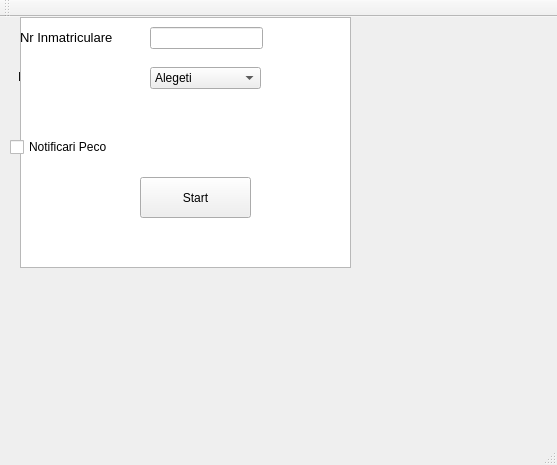
<?xml version="1.0" encoding="UTF-8"?>
<ui version="4.0">
 <class>MainWindow</class>
 <widget class="QMainWindow" name="MainWindow">
  <property name="geometry">
   <rect>
    <x>0</x>
    <y>0</y>
    <width>557</width>
    <height>465</height>
   </rect>
  </property>
  <property name="windowTitle">
   <string>MainWindow</string>
  </property>
  <widget class="QWidget" name="centralWidget">
   <widget class="QLabel" name="label_3">
    <property name="geometry">
     <rect>
      <x>20</x>
      <y>90</y>
      <width>111</width>
      <height>21</height>
     </rect>
    </property>
    <property name="text">
     <string>&lt;html&gt;&lt;head/&gt;&lt;body&gt;&lt;p&gt;&lt;span style=&quot; font-size:10pt;&quot;&gt;Destinatie&lt;/span&gt;&lt;/p&gt;&lt;/body&gt;&lt;/html&gt;</string>
    </property>
   </widget>
   <widget class="QComboBox" name="Destinatie">
    <property name="geometry">
     <rect>
      <x>150</x>
      <y>90</y>
      <width>111</width>
      <height>22</height>
     </rect>
    </property>
    <item>
     <property name="text">
      <string>Alegeti</string>
     </property>
    </item>
    <item>
     <property name="text">
      <string>Strada Codrescu</string>
     </property>
    </item>
   </widget>
   <widget class="QLabel" name="label_2">
    <property name="geometry">
     <rect>
      <x>18</x>
      <y>50</y>
      <width>111</width>
      <height>20</height>
     </rect>
    </property>
    <property name="text">
     <string>&lt;html&gt;&lt;head/&gt;&lt;body&gt;&lt;p&gt;&lt;span style=&quot; font-size:10pt;&quot;&gt;Plecare&lt;/span&gt;&lt;/p&gt;&lt;/body&gt;&lt;/html&gt;</string>
    </property>
   </widget>
   <widget class="QTextEdit" name="Ecran">
    <property name="enabled">
     <bool>true</bool>
    </property>
    <property name="geometry">
     <rect>
      <x>20</x>
      <y>0</y>
      <width>331</width>
      <height>251</height>
     </rect>
    </property>
    <property name="readOnly">
     <bool>true</bool>
    </property>
   </widget>
   <widget class="QComboBox" name="Plecare">
    <property name="geometry">
     <rect>
      <x>150</x>
      <y>50</y>
      <width>111</width>
      <height>22</height>
     </rect>
    </property>
    <property name="currentText">
     <string>Alegeti</string>
    </property>
    <item>
     <property name="text">
      <string>Alegeti</string>
     </property>
    </item>
    <item>
     <property name="text">
      <string>Aleea Copou</string>
     </property>
    </item>
   </widget>
   <widget class="QLabel" name="label">
    <property name="geometry">
     <rect>
      <x>20</x>
      <y>10</y>
      <width>111</width>
      <height>21</height>
     </rect>
    </property>
    <property name="text">
     <string>&lt;html&gt;&lt;head/&gt;&lt;body&gt;&lt;p&gt;&lt;span style=&quot; font-size:10pt;&quot;&gt;Nr Inmatriculare&lt;/span&gt;&lt;/p&gt;&lt;/body&gt;&lt;/html&gt;</string>
    </property>
    <property name="textFormat">
     <enum>Qt::AutoText</enum>
    </property>
    <property name="wordWrap">
     <bool>false</bool>
    </property>
   </widget>
   <widget class="QLineEdit" name="NrInmatriculare">
    <property name="geometry">
     <rect>
      <x>150</x>
      <y>10</y>
      <width>113</width>
      <height>22</height>
     </rect>
    </property>
    <property name="readOnly">
     <bool>false</bool>
    </property>
    <property name="clearButtonEnabled">
     <bool>false</bool>
    </property>
   </widget>
   <widget class="QCheckBox" name="NotificariPeco">
    <property name="geometry">
     <rect>
      <x>10</x>
      <y>120</y>
      <width>111</width>
      <height>20</height>
     </rect>
    </property>
    <property name="text">
     <string>Notificari Peco</string>
    </property>
    <property name="checkable">
     <bool>true</bool>
    </property>
    <property name="checked">
     <bool>false</bool>
    </property>
   </widget>
   <widget class="QPushButton" name="Start">
    <property name="geometry">
     <rect>
      <x>140</x>
      <y>160</y>
      <width>111</width>
      <height>41</height>
     </rect>
    </property>
    <property name="text">
     <string>Start</string>
    </property>
   </widget>
  </widget>
  <widget class="QMenuBar" name="menuBar">
   <property name="geometry">
    <rect>
     <x>0</x>
     <y>0</y>
     <width>557</width>
     <height>19</height>
    </rect>
   </property>
  </widget>
  <widget class="QToolBar" name="mainToolBar">
   <attribute name="toolBarArea">
    <enum>TopToolBarArea</enum>
   </attribute>
   <attribute name="toolBarBreak">
    <bool>false</bool>
   </attribute>
  </widget>
  <widget class="QStatusBar" name="statusBar"/>
 </widget>
 <layoutdefault spacing="6" margin="11"/>
 <resources/>
 <connections/>
</ui>
